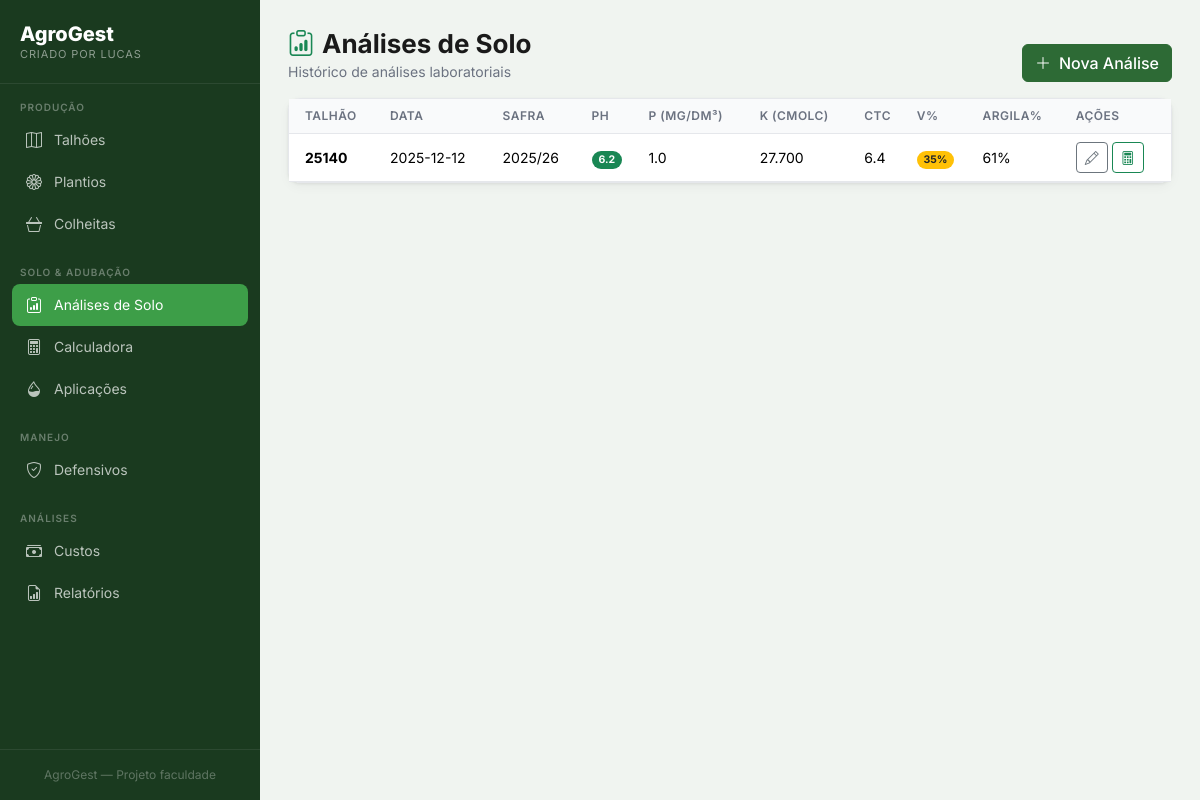
Screenshot of /adubacao/analises with the database file from the repository.
### tables this page shows
CREATE TABLE analises_solo (
    id INTEGER PRIMARY KEY AUTOINCREMENT,
    talhao_id INTEGER NOT NULL,
    data_coleta DATE NOT NULL,
    safra TEXT,
    profundidade TEXT DEFAULT '0-20 cm',
    ph REAL,
    fosforo REAL,
    potassio REAL,
    calcio REAL,
    magnesio REAL,
    aluminio REAL,
    h_al REAL,
    ctc REAL,
    saturacao_bases REAL,
    teor_argila REAL,
    materia_organica REAL,
    observacoes TEXT,
    criado_em TIMESTAMP DEFAULT CURRENT_TIMESTAMP,
    FOREIGN KEY (talhao_id) REFERENCES talhoes(id)
);

CREATE TABLE talhoes (
    id INTEGER PRIMARY KEY AUTOINCREMENT,
    nome TEXT NOT NULL,
    area_ha REAL NOT NULL,
    localizacao TEXT,
    tipo_solo TEXT,
    observacoes TEXT,
    criado_em TIMESTAMP DEFAULT CURRENT_TIMESTAMP
);

### modules/adubacao.py (the view)
@adubacao_bp.route('/analises')
def analises():
    db = get_db()
    analises = db.execute("""
        SELECT a.*, t.nome as talhao_nome
        FROM analises_solo a
        JOIN talhoes t ON t.id = a.talhao_id
        ORDER BY a.data_coleta DESC
    """).fetchall()
    return render_template('adubacao/analises.html', analises=analises)

### database.py (called while the page is built)
def get_db(app=None):
    from flask import current_app
    if app:
        db = sqlite3.connect(app.config['DATABASE'], detect_types=sqlite3.PARSE_DECLTYPES)
        db.row_factory = sqlite3.Row
        return db
    if 'db' not in g:
        g.db = sqlite3.connect(
            current_app.config['DATABASE'],
            detect_types=sqlite3.PARSE_DECLTYPES
        )
        g.db.row_factory = sqlite3.Row
    return g.db

### templates/adubacao/analises.html (shortened to what this page needs)
{% extends "base.html" %}
{% block content %}
<div class="page-header d-flex justify-content-between align-items-center">
    <div>
        <h1 class="page-title"><i class="bi bi-clipboard-data me-2 text-success"></i>Análises de Solo</h1>
        <p class="page-subtitle">Histórico de análises laboratoriais</p>
    </div>
    <a href="{{ url_for('adubacao.nova_analise') }}" class="btn btn-primary">
        <i class="bi bi-plus-lg me-2"></i>Nova Análise
    </a>
</div>
<div class="card">
    <div class="card-body p-0">
        {% if analises %}
        <div class="table-responsive">
            <table class="table table-hover mb-0">
                <thead>
                    <tr>
                        <th class="ps-3">Talhão</th>
                        <th>Data</th>
                        <th>Safra</th>
                        <th>pH</th>
                        <th>P (mg/dm³)</th>
                        <th>K (cmolc)</th>
                        <th>CTC</th>
                        <th>V%</th>
                        <th>Argila%</th>
                        <th>Ações</th>
                    </tr>
                </thead>
                <tbody>
                    {% for a in analises %}
                    <tr>
                        <td class="ps-3 fw-bold">{{ a.talhao_nome }}</td>
                        <td>{{ a.data_coleta }}</td>
                        <td>{{ a.safra or '—' }}</td>
                        <td>
                            <span class="badge rounded-pill
                                {% if a.ph < 5.5 %}bg-danger
                                {% elif a.ph < 6.0 %}bg-warning text-dark
                                {% else %}bg-success{% endif %}">
                                {{ "%.1f"|format(a.ph) }}
                            </span>
                        </td>
                        <td>{{ "%.1f"|format(a.fosforo) if a.fosforo else '—' }}</td>
                        <td>{{ "%.3f"|format(a.potassio) if a.potassio else '—' }}</td>
                        <td>{{ "%.1f"|format(a.ctc) if a.ctc else '—' }}</td>
                        <td>
                            <span class="badge rounded-pill
                                {% if a.saturacao_bases < 30 %}bg-danger
                                {% elif a.saturacao_bases < 50 %}bg-warning text-dark
                                {% else %}bg-success{% endif %}">
                                {{ "%.0f"|format(a.saturacao_bases) }}%
                            </span>
                        </td>
                        <td>{{ "%.0f"|format(a.teor_argila) if a.teor_argila else '—' }}%</td>
                        <td>
                            <div class="d-flex gap-1">
                                <a href="{{ url_for('adubacao.editar_analise', id=a.id) }}"
                                   class="btn btn-sm btn-outline-secondary">
                                    <i class="bi bi-pencil"></i>
                                </a>
                                <a href="{{ url_for('adubacao.nova_recomendacao') }}?analise={{ a.id }}"
                                   class="btn btn-sm btn-outline-success" title="Calcular adubação">
                                    <i class="bi bi-calculator"></i>
                                </a>
                            </div>
                        </td>
                    </tr>
                    {% endfor %}
                </tbody>
            </table>
        </div>
        {% endif %}
    </div>
</div>
{% endblock %}

### templates/base.html (style rules this page uses)
:root { --green-deep: #1a3a1f; --green-mid: #2d6a35; --green-bright: #3d9e48; --green-light: #6abf71; --gold: #e8b94a; --gold-light: #f5d87a; --cream: #faf7f0; --soil: #6b4423; --soil-light: #a0714f; --text-dark: #1a1a1a; --text-muted: #6b7280; --border: #e5e7eb; --shadow: 0 1px 3px rgba(0,0,0,.08), 0 4px 12px rgba(0,0,0,.04); --shadow-lg: 0 8px 24px rgba(0,0,0,.10); --radius: 12px; --bottom-nav-h: 64px; }
* { box-sizing: border-box; }
body { font-family: 'Inter', sans-serif; background: #f0f4f0; color: var(--text-dark); min-height: 100vh; }
.page-title { font-weight: 700; font-size: 26px; color: var(--text-dark); margin: 0; }
.page-subtitle { color: var(--text-muted); font-size: 14px; margin-top: 2px; }
.card { background: #fff; border: 1px solid var(--border); border-radius: var(--radius); box-shadow: var(--shadow); }
.table { font-size: 14px; }
.table th { font-weight: 600; font-size: 12px; text-transform: uppercase; letter-spacing: .04em; color: var(--text-muted); background: #f9fafb; border-bottom: 1px solid var(--border); }
.table td { vertical-align: middle; border-color: var(--border); }
.btn-primary { background: var(--green-mid); border-color: var(--green-mid); font-weight: 500; }

### rows the page displays
analises_solo: talhao_nome "25140", data_coleta "2025-12-12", safra "2025/26", ph "6.2", fosforo "1.0", potassio "27.700", ctc "6.4", saturacao_bases "35", teor_argila "61"
